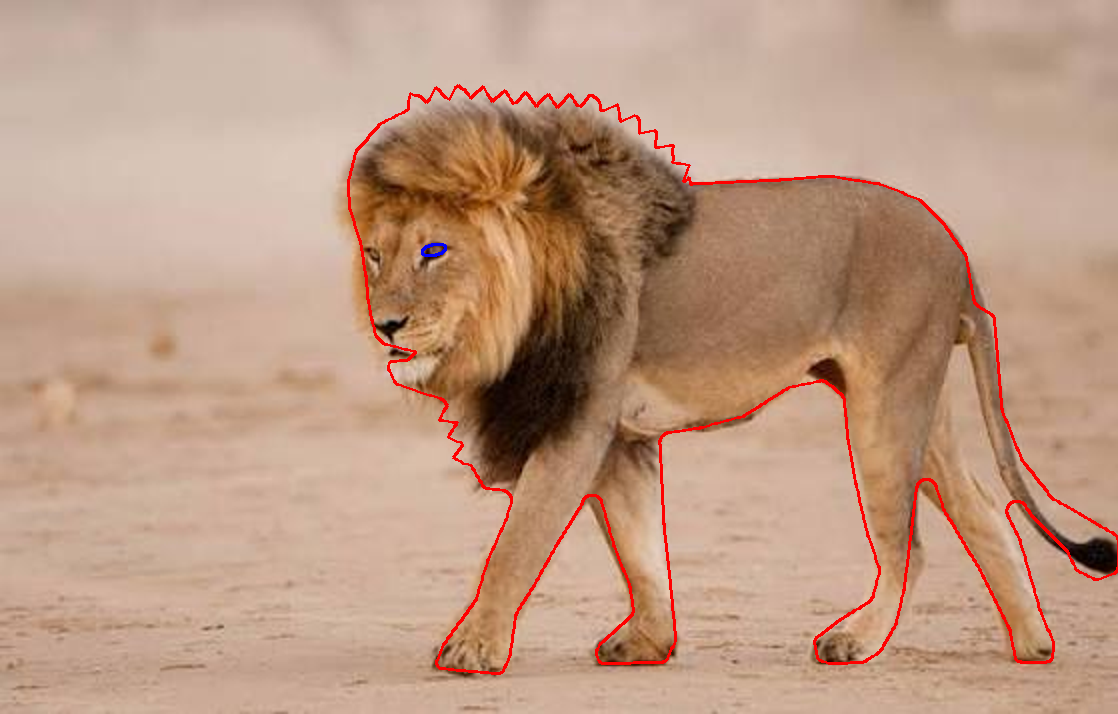

The script that saved this image:
from PIL import Image, ImageDraw
from shape import lion_px, eye_px
import os
from pathlib import Path
# Reference photo of the lion (third-party image, NOT in the repository; lion/reference.jpg is git-ignored).
# Point LION_REFERENCE_IMAGE at another file to override.
REFERENCE = Path(os.environ.get("LION_REFERENCE_IMAGE", Path(__file__).resolve().parent / "reference.jpg"))
im = Image.open(REFERENCE).convert('RGB')
im = im.resize((im.width*2, im.height*2))
d = ImageDraw.Draw(im)
g = lion_px(); print(g.geom_type, g.is_valid)
for p in ([g] if g.geom_type=='Polygon' else list(g.geoms)):
    d.line([(x*2,y*2) for x,y in p.exterior.coords], fill=(255,0,0), width=3)
d.line([(x*2,y*2) for x,y in eye_px().exterior.coords], fill=(0,0,255), width=3)
im.save('overlay.png')
